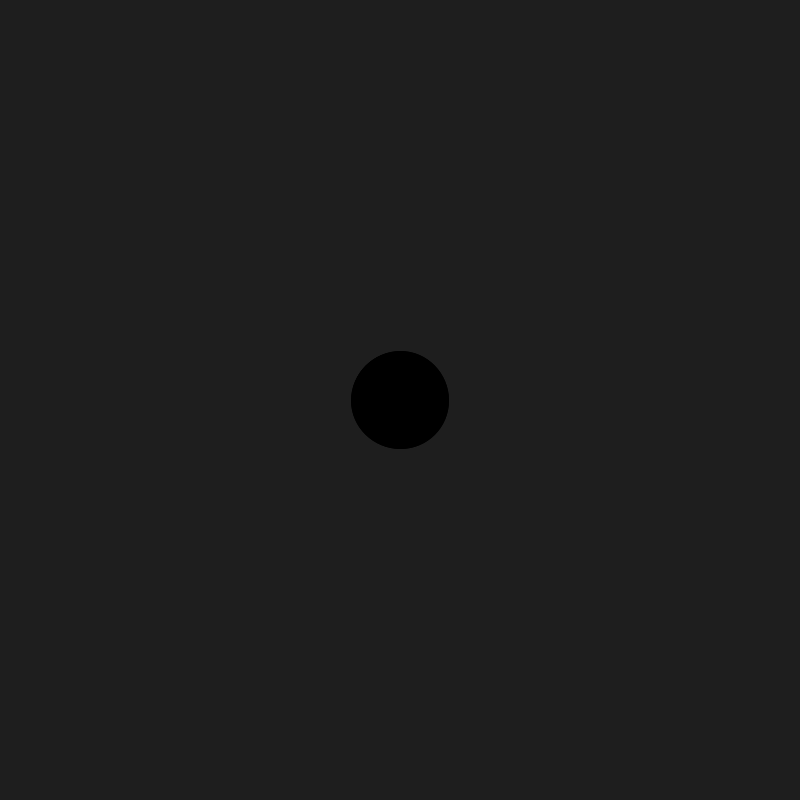
Frame 1 (no input)
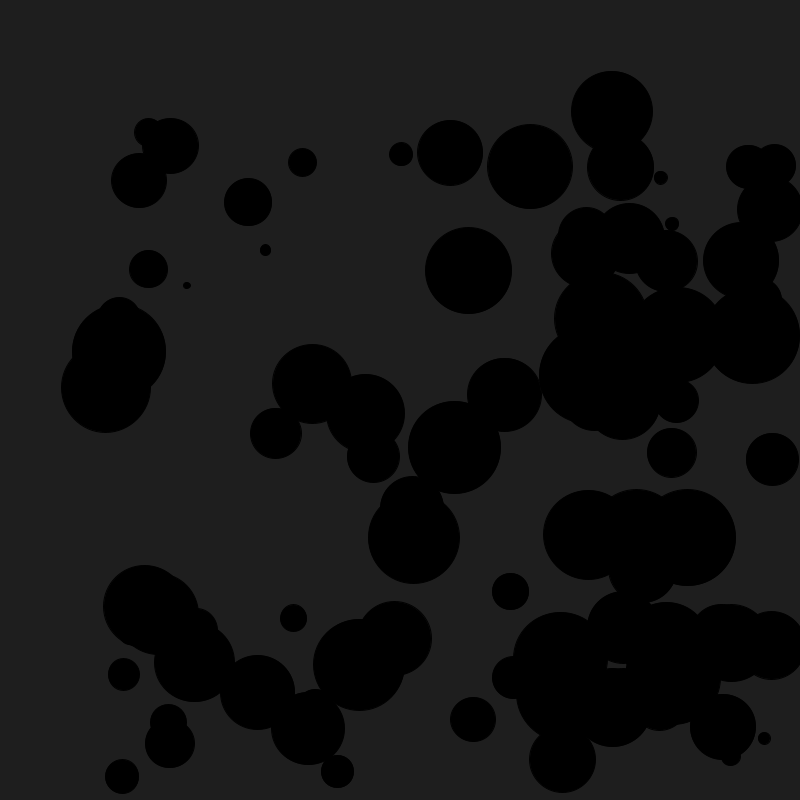
Frame 60 (the mouse pressed at the canvas centre just before this capture)
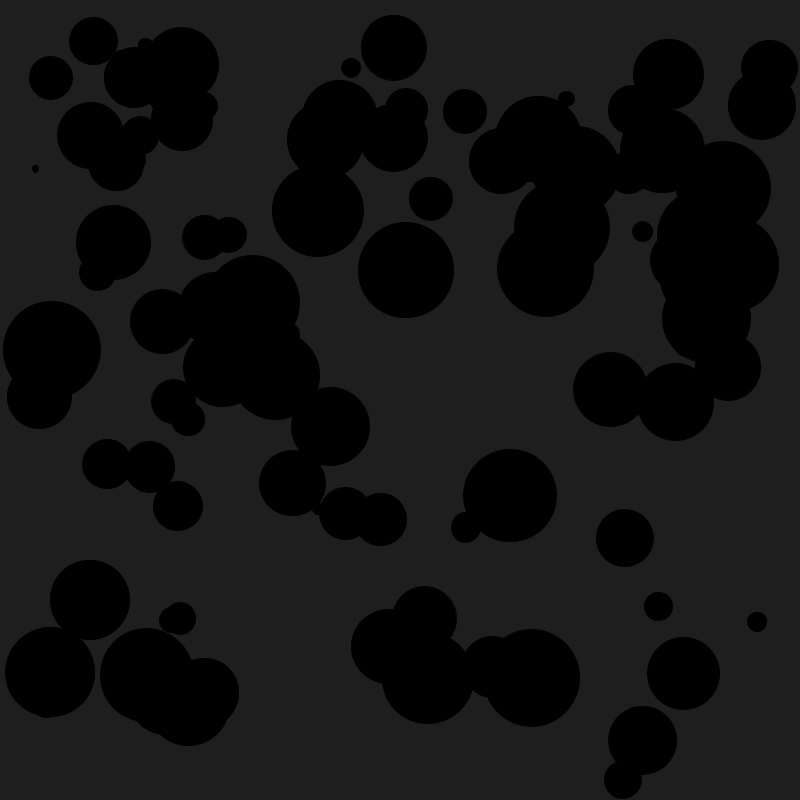
Frame 120 (the mouse held since frame 60 and released just before this capture)

The Processing sketch that drew these frames (run headless with seeded random() and noise(); from frame 60 on, the mouse is pressed at the canvas centre):

// Processing sketch: homework_oct182018_ballClasses
// ── homework_oct182018_ballClasses.pde
// Code_1_FA18
// Week 7
// Bryan Ma

// this sketch creates 10 instances of a ball class. 
// it does this in the setup() function in a loop instead of 
//  doing it based on mouse presses as we did in class.

// review this approach, then create your own class that draws
//  a different visual to the screen with its own behavior. 
//  it could be abstract or more explicit. think about how to 
//  parameterize your object's constructor. once you've created 
//  a class like this, create a number of instances of your 
//  class on the canvas by any means you prefer.

ArrayList<Ball> balls = new ArrayList<Ball>();

void setup() {
  size(800, 800);
  
  for (int i = 0; i < 100; i++) {
    balls.add(new Ball(width/2, height/2));
  }
}

void draw() {
  background(30);
  for (int i = 0; i < balls.size(); i++) {
    Ball ball = balls.get(i);
    ball.display();
    ball.update();
  }
}

class Ball {
  // what does it have and do? 
  // create the variables
  // position x,y
  // velocity x,y
  float posX;
  float posY;
  float velX;
  float velY;
  float size;
  int i;
  float colors = color(200);

  // create the constructor
  Ball(float posX, float posY) {
    this.posX = posX;
    this.posY = posY;
    this.velX = random(-5, 10);
    this.velY = random(-5, 10);
    this.size = random(5, 100);
    fill(colors);
  }

  // draw to the screen
  void display() {
    for(int i =0; i < 100; i++){
      float d = dist(mouseX, mouseY, posX, posY);
      colors = color(map(d, 0, 200, 255, 200), map(d, 0, 20, 255, 200), map(d, 0, 200, 255, 200));
      fill(colors);
    }
    
   
    ellipse(this.posX, this.posY, size, size);
  }

  // update its position and velocity.
  void update() {
    this.posX += this.velX;
    this.posY += this.velY;

    // check if it goes off
    if (this.posX > width-this.size/2 || this.posX < this.size/2) {
      this.velX *= -1;
    }
    if (this.posY > height-this.size/2 || this.posY < this.size/2) {
      this.velY *= -1;
    }
    
    
  }
}
